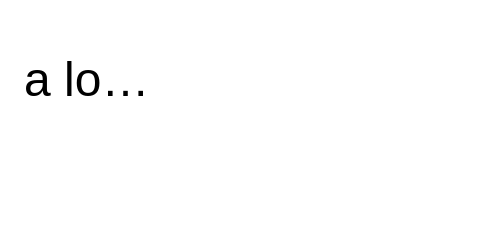

Express this chart as Vega-Lite.
### Vega specification from a JSON file in a GitHub repository (floating-point values rounded to 4 significant figures)
{"width": 100, "height": 50, "marks": [{"type": "text", "encode": {"update": {"text": {"value": "a long label"}, "x": {"value": 5}, "y": {"value": 20}, "limit": {"value": 30}, "fontSize": {"value": 14}, "fontWeight": {"value": "1e999"}}}}]}
